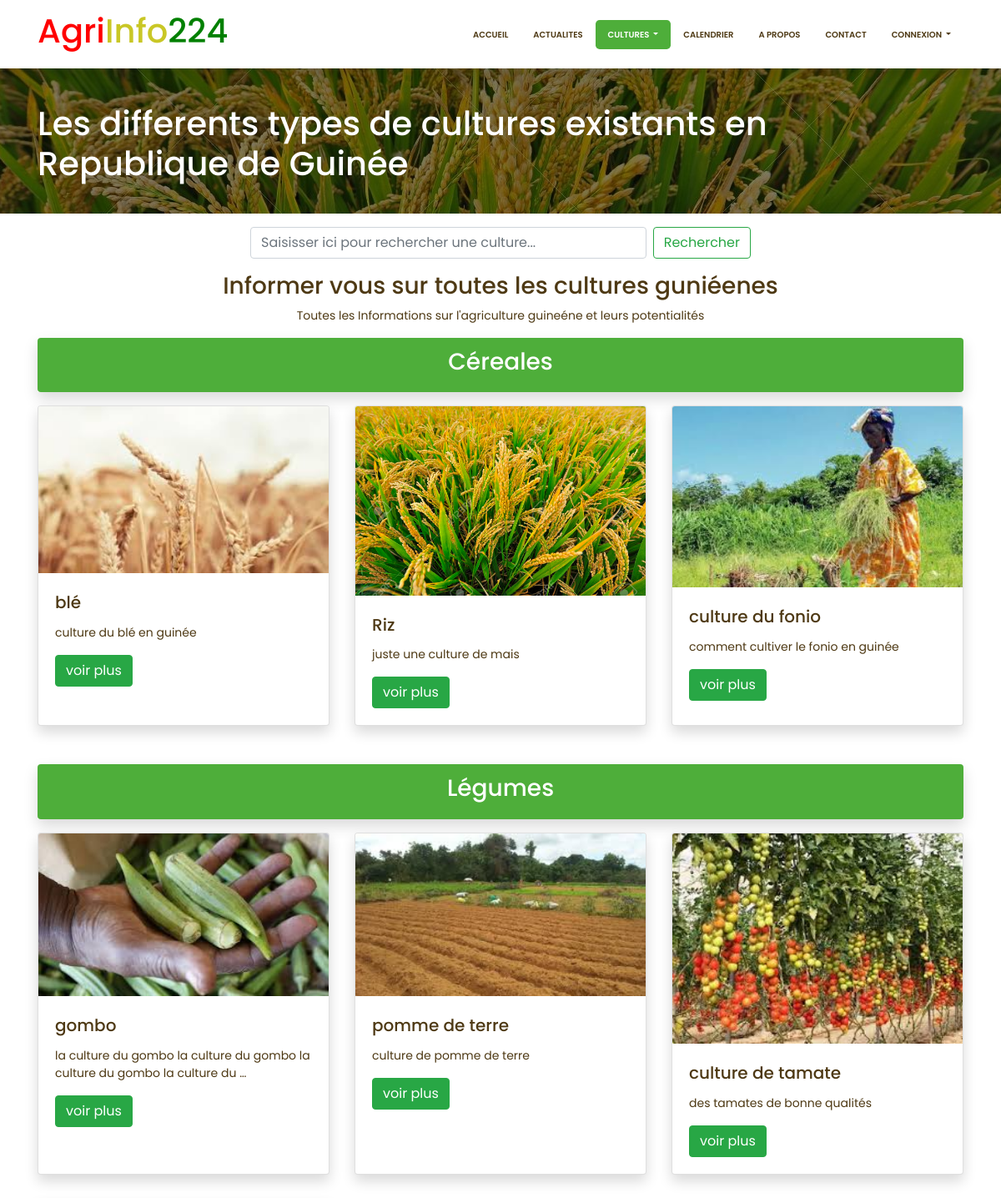
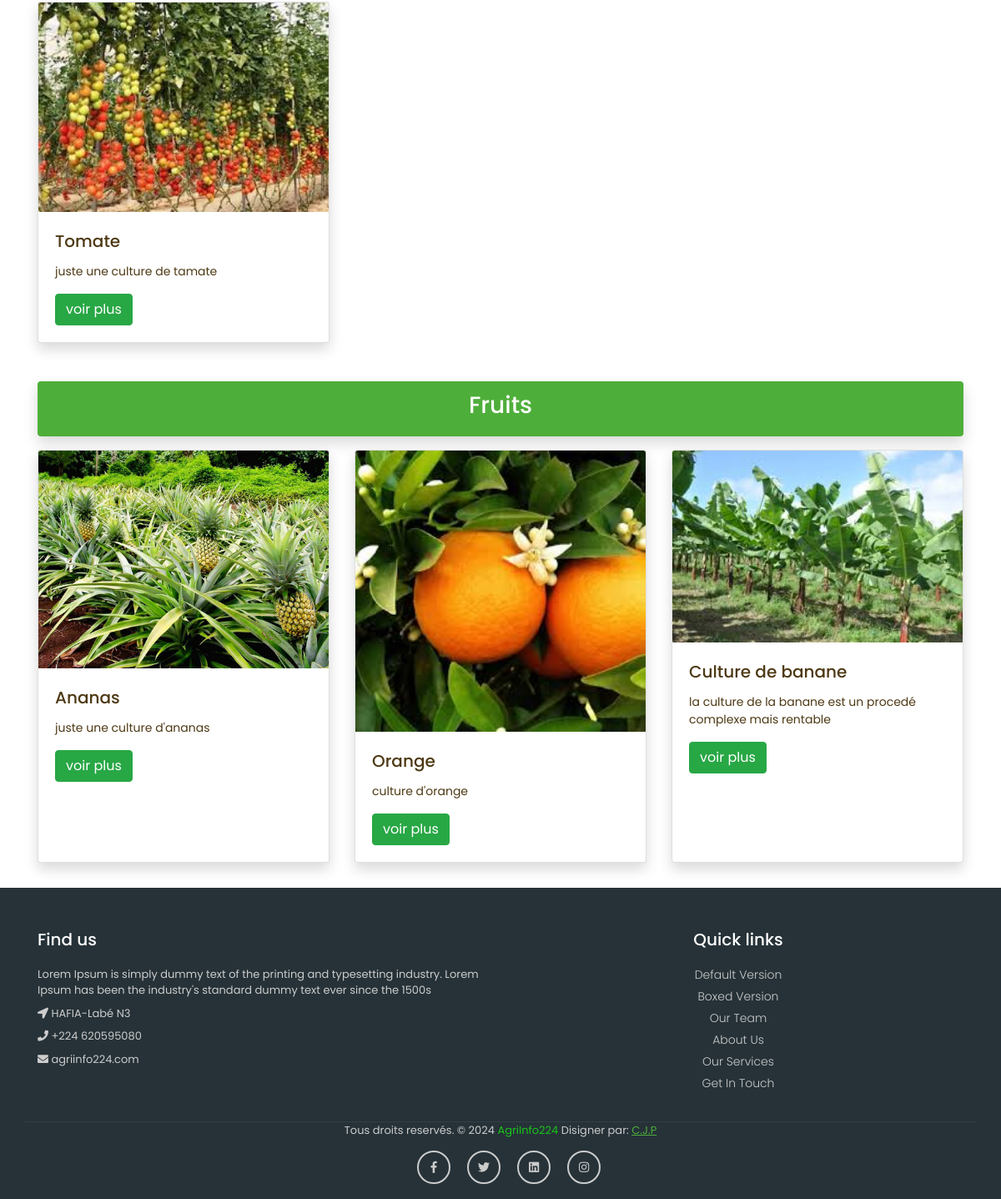
The page /culture on the database its author committed (2 pictures, top to bottom).
### Agronomie/models.py (models this page shows, shortened)
class Categorie_culture(models.Model):
    nom_categorie=models.CharField(max_length=50)

class Culture(models.Model):
    image=models.ImageField(upload_to='culture')
    nom_culture=models.CharField(max_length=50)
    description_culture=models.TextField()
    categorie_culture=models.ForeignKey(Categorie_culture,on_delete=models.CASCADE)

### Agronomie/views.py (the view)
def culture(request):
    categorie=Categorie_culture.objects.prefetch_related('culture_set').all()
    context={
        'categorie':categorie
    }
    return render(request,'Agronomie/culture.html',context)

### Agronomie/templates/Agronomie/culture.html (shortened to what this page needs)
{% extends 'Agronomie/base.html' %}
{% load static %}
{% block navbar %}
    <ul class="navbar-nav ml-auto">
	<li class="nav-item">
	   <a class="nav-link" href="{% url 'home' %}">Accueil</a>
	</li>
	<li class="nav-item">
	   <a class="nav-link" href="{% url 'actu' %}">Actualites</a>
	</li>
	<li class="nav-item dropdown">
	  <a class="nav-link dropdown-toggle active" href="#" id="navbarDropdownPortfolio" data-toggle="dropdown" aria-haspopup="true" aria-expanded="false">
	  Cultures
	  </a>
   </li>
	<li class="nav-item">
	   <a class="nav-link" href="{% url 'calendrier' %}">Calendrier</a>
	</li>
	<li class="nav-item">
	  <a class="nav-link" href="{% url 'apropos' %}">A propos</a>
   </li>
	<li class="nav-item">
	   <a class="nav-link" href="{% url 'contact' %}">Contact</a>
	</li>
	{% if user.is_authenticated %}
	{% comment %} <li class="nav-item">
	   <a class="nav-link" href="{% url 'logout' %}">Deconnexion</a>
	</li> {% endcomment %}
	<li class="nav-item dropdown">
	   <a class="" href="#" id="navbarDropdownPortfolio" data-toggle="dropdown" aria-haspopup="true" aria-expanded="false">
		 {% if user.profile %}
		  <img src="{{ user.profile.url }}" alt="" style="width: 40px; height: 40px; padding: none;border-radius: 25px; border:1px solid black">
		  {% else %}
		  <img src="{%  static 'Compte/img/prog.png' %}" alt="" style="width: 40px; height: 40px; padding: none;border-radius: 25px; border:1px solid black">
		  {% endif %}
	   </a>
	   <div class="dropdown-menu dropdown-menu-right" aria-labelledby="navbarDropdownPortfolio">
		  <a class="dropdown-item" href="{% url 'profil' %}">profile</a>
		  <a class="dropdown-item" href="{% url 'logout' %}">Deconnexion</a>
	   </div>
	</li>
	<!-- <li class="nav-item">
	   <div style="">
		  <img src="{% static 'Agronomie/images/about-img.jpg' %}" alt="" style="width: 40px; height: 40px; padding: none;border-radius: 25px;">
	   </div>
	</li> -->
	{% else %}
	<li class="nav-item dropdown">
	   <a class="nav-link dropdown-toggle" href="#" id="navbarDropdownPortfolio" data-toggle="dropdown" aria-haspopup="true" aria-expanded="false">
	   Connexion
	   </a>
	</li>
	{% endif %}
 </ul>
{% endblock  %}
{% block content %}
	<div class="full-title">
		<div class="container">
			<h1 class="mt-4 mb-3">Les differents types de cultures existants en Republique de Guinée
			</h1>
		</div>
	</div>
    <div class="container">
      <center>
        <form class="d-flex mt-3" style="max-width: 600px;" method="get" action="{% url 'search_culture'%}">
          <input class="form-control mr-2" type="search" placeholder="Saisisser ici pour rechercher une culture..." aria-label="Search" name="search">
          <button class="btn btn-outline-success" type="submit">Rechercher</button>
        </form>
      </center>
	  <center>
		<div class="mt-3">
		  <h3>Informer vous sur toutes les cultures guniéenes</h3>
		</div>
		<p>Toutes les Informations sur l'agriculture guineéne et leurs potentialités</p>
	  </center>
	    {% for categories in categorie  %}
    <center>
      <div class="breadcrumb-main mt-3 shadow" data-aos="zoom-in">
        <ol class="breadcrumb d-flex justify-content-center text-white">
          <h3>{{categories.nom_categorie}}</h3>
        </ol>
      </div>
     </center>
      <div class="row">
        {% for culture in categories.culture_set.all %}
        <div class="col-lg-4 col-sm-6 portfolio-item" data-aos="zoom-in">
          <div class="card h-100 shadow">
            <a href="#"><img class="card-img-top" src="{{culture.image.url}}" alt="" /></a>
            <div class="card-body">
              <h4 class="card-title">
                <a href="#">{{culture.nom_culture}}</a>
              </h4>
              <p class="card-text">{{culture.description_culture |truncatewords:15}}</p>
              <a class="btn btn-success sm" href="{% url 'detail_culture' culture.id %}">voir plus</a>
            </div>
          </div>
        </div>
        {% endfor %}
      </div>
      {% endfor %}
    </div>
{% endblock %}

### Agronomie/static/Agronomie/css/style.css (style rules this page uses)
body { padding-top: 54px; font-family: 'Poppins', sans-serif; font-size: 14px; color: #4e3914; }
@media (min-width: 992px) { body { padding-top: 80px; } }
.navbar-expand-lg.top-nav .navbar-nav .nav-link { padding: 10px 15px; color: #4e3914; font-size: 10px; font-weight: 600; text-transform: uppercase; }
.navbar-expand-lg.top-nav .navbar-nav .nav-link.active { background: #4eae3a; color: #ffffff; border-radius: 4.8px; }
.portfolio-item { margin-bottom: 30px; }
.full-title { padding: 20px 0px; background: url(../images/riz0.png) no-repeat center; position: relative; }
.full-title:before { content: ""; background: rgba(0,0,0,0.5); top: 0px; left: 0px; position: absolute; width: 100%; height: 100%; }
.full-title h1 { position: relative; color: #ffffff; }
.breadcrumb-main .breadcrumb { background: #4eae3a; }
.portfolio-item h4.card-title a { font-size: 20px; font-weight: 500; margin-bottom: 20px; color: #4e3914; }

### rows shown on the page
Categorie_culture: nom_categorie "Céreales"
Culture: image (picture), nom_culture "blé", description_culture "culture du blé en guinée"
Culture: image (picture), nom_culture "Riz", description_culture "juste une culture de mais"
Culture: image (picture), nom_culture "culture du fonio", description_culture "comment cultiver le fonio en guinée"
Categorie_culture: nom_categorie "Légumes"
Culture: image (picture), nom_culture "gombo", description_culture "la culture du gombo la culture du gombo la culture du gombo la culture du …"
Culture: image (picture), nom_culture "pomme de terre", description_culture "culture de pomme de terre"
Culture: image (picture), nom_culture "culture de tamate", description_culture "des tamates de bonne qualités"
Culture: image (picture), nom_culture "Tomate", description_culture "juste une culture de tamate"
Categorie_culture: nom_categorie "Fruits"
Culture: image (picture), nom_culture "Ananas", description_culture "juste une culture d'ananas"
Culture: image (picture), nom_culture "Orange", description_culture "culture d'orange"
Culture: image (picture), nom_culture "Culture de banane", description_culture "la culture de la banane est un procedé complexe mais rentable"
